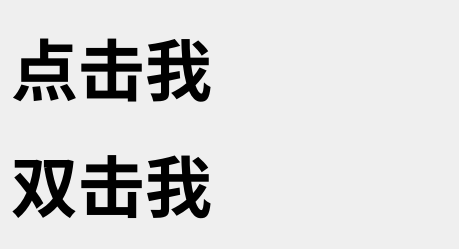
<?xml version="1.0" encoding="UTF-8"?>
<ui version="4.0">
 <class>Widget</class>
 <widget class="QWidget" name="Widget">
  <property name="geometry">
   <rect>
    <x>0</x>
    <y>0</y>
    <width>459</width>
    <height>249</height>
   </rect>
  </property>
  <property name="windowTitle">
   <string>Widget</string>
  </property>
  <layout class="QVBoxLayout" name="verticalLayout">
   <item>
    <widget class="QLabel" name="label">
     <property name="font">
      <font>
       <pointsize>50</pointsize>
       <bold>true</bold>
      </font>
     </property>
     <property name="text">
      <string>点击我</string>
     </property>
    </widget>
   </item>
   <item>
    <widget class="QLabel" name="label_2">
     <property name="font">
      <font>
       <pointsize>50</pointsize>
       <bold>true</bold>
      </font>
     </property>
     <property name="text">
      <string>双击我</string>
     </property>
    </widget>
   </item>
  </layout>
 </widget>
 <resources/>
 <connections/>
</ui>
